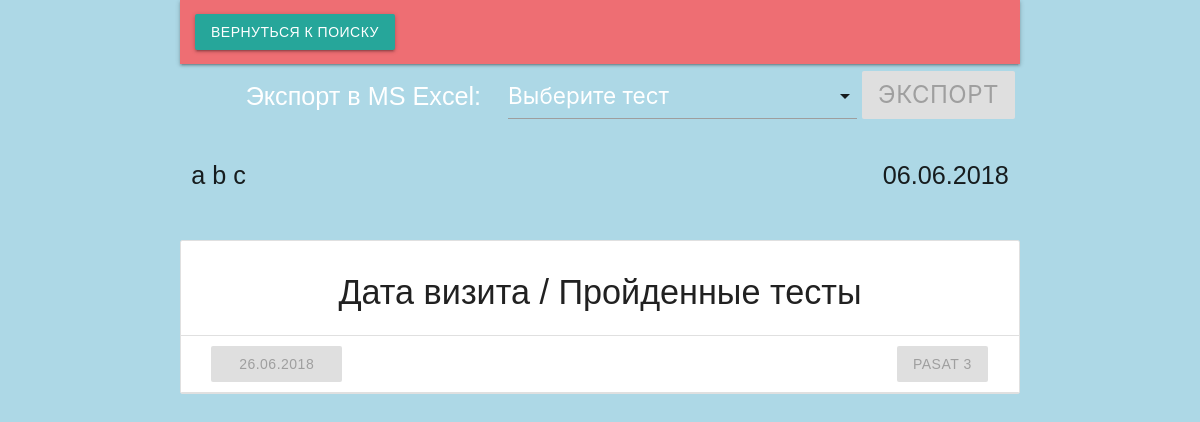
Page /patient/1 on the earlier database version.
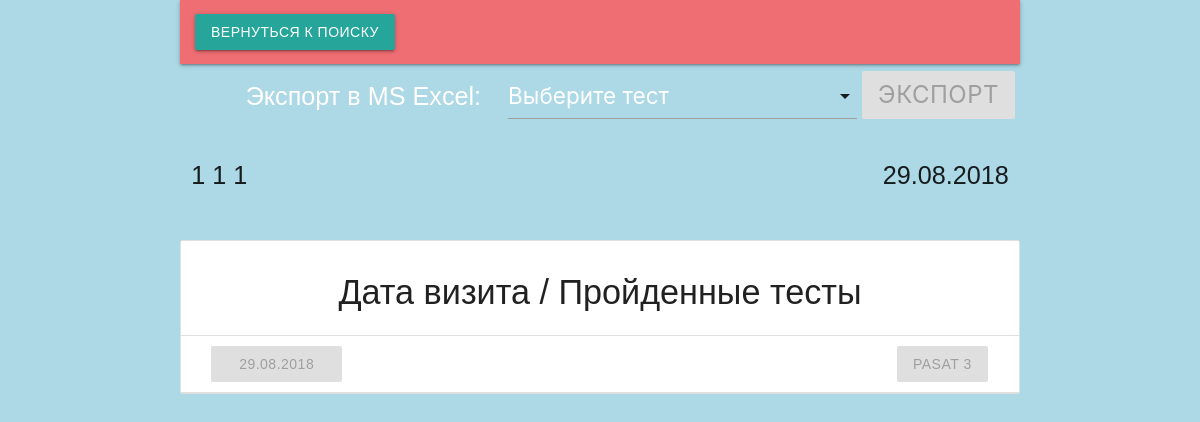
Same page on the later database version.
### models.py (models this page shows, shortened)
class Person(db.Model):
    __tablename__ = 'person'
    id = db.Column(db.Integer, primary_key=True)
    fname = db.Column(db.String(50), nullable=False)
    sname = db.Column(db.String(50), nullable=False)
    lname = db.Column(db.String(50), nullable=False)
    type = db.Column(db.String(50))
    __mapper_args__ = {
        'polymorphic_on' : type,
        'polymorphic_identity' : 'person'
    }

class Patient(Person):
    id = db.Column(db.Integer, db.ForeignKey('person.id'), primary_key=True)
    birth_date = db.Column(db.DateTime,default=None, nullable=False)
    sex = db.Column(db.Boolean, nullable=False)
    __mapper_args__ = {
        'polymorphic_identity':'patient'
    }

class Visit(db.Model):
    __tablename__ = 'visit'
    id = db.Column(db.Integer, primary_key=True)
    patient_id = db.Column(db.Integer, db.ForeignKey('patient.id'))
    doctor_id = db.Column(db.Integer, db.ForeignKey('patient.id'))
    visit_date = db.Column(db.DateTime, nullable=False, default=datetime.utcnow)

### app.py (the view)
@app.route('/patient/<patient_id>', methods=['GET','POST'])
def patient_view(patient_id):
    unique_tests = set()
    patient = Patient.query.get(patient_id)
    visits = Visit.query.filter_by(patient_id = patient_id).all()
    visit_tests = []
    for visit in visits:
        tests = []
        tests.append(visit)
        tests.append(BasicTest.query.filter_by(visit_id = visit.id).all())
        for test in tests[1]:
            unique_tests.add(test.type)
        print(unique_tests)
        visit_tests.append(tests)
    print(visit_tests, unique_tests)
    return render_template("patient_view.html", visit_tests = visit_tests, patient = patient, unique_tests = unique_tests)

### app.py (called while the page is built)
@app.after_request
def add_header(r):
    r.headers["Cache-Control"] = "no-cache, no-store, must-revalidate"
    r.headers["Pragma"] = "no-cache"
    r.headers["Expires"] = "0"
    r.headers['Cache-Control'] = 'public, max-age=0'
    return r

### models.py (called while the page is built)
    def __repr__(self):
        return 'Id: {0}, screen: {1}, type: {2}, visit_Id: {3}'.format(self.id, self.screenshot_path, self.type, self.visit_id)

### templates/patient_view.html (shortened to what this page needs)
{% extends "basic.html" %}
{% block title %}
  <link rel="stylesheet" type=text/css href="{{ url_for('static', filename='css/materialize/materialize.min.css')}}">
{% endblock %}
{% block body %}
    <div class="container">
      <nav>
        <div class="nav-wrapper">
          <ul class="left">
            <li>
                <a class="btn waves-effect waves-light" href="{{ url_for('index')}}#test1">Вернуться к поиску</a>
            </li>
          </ul>
          <ul class="right">
            <li>
              <span class="flow-text pr-20">Экспорт в MS Excel:&nbsp;</span>
            </li>
            <li>
              <div class="input-field col s3 test-select">
                </div>
            </li>
            <li>
                <button class="flow-text btn disabled export-btn">Экспорт</button>
            </li>
          </ul>
        </div>
      </nav>
      <div class="row">
        <p id="patient_name" class="flow-text left-align col s8">{{ patient.sname }} {{ patient.fname }} {{ patient.lname }}</p>
        <p id="patient_birth_date" class="flow-text right-align col s4">{{ patient.birth_date.strftime('%d.%m.%Y') }}</p>
      </div>
      <ul class="collection with-header">
        <li class="collection-header"><h4>Дата визита / Пройденные тесты</h4></li>
        {% for visit,tests in visit_tests %}
        <li class="collection-item" data-visit="{{ visit.id }}">
          <div class="row mb-0">
            <a class="col s2 left-align btn disabled">
              {{ visit.visit_date.strftime('%d.%m.%Y') }}
            </a>
            <div class="col s9 offset-s1 right-align">
              {% for test in tests %}
                <a class="btn disabled">{{ test.type.split("(")[-1].split(")")[0] }}<a>
              {% endfor %}
            </div>
          </div>
          {% endfor %}
        </li>
      </ul>
    </div>
{% endblock %}

Differences in the rows shown:
changed Person: sname "a" → "1"; fname "b" → "1"; lname "c" → "1"
changed Patient: birth_date "06.06.2018" → "29.08.2018"
changed Visit: visit_date "26.06.2018" → "29.08.2018"
